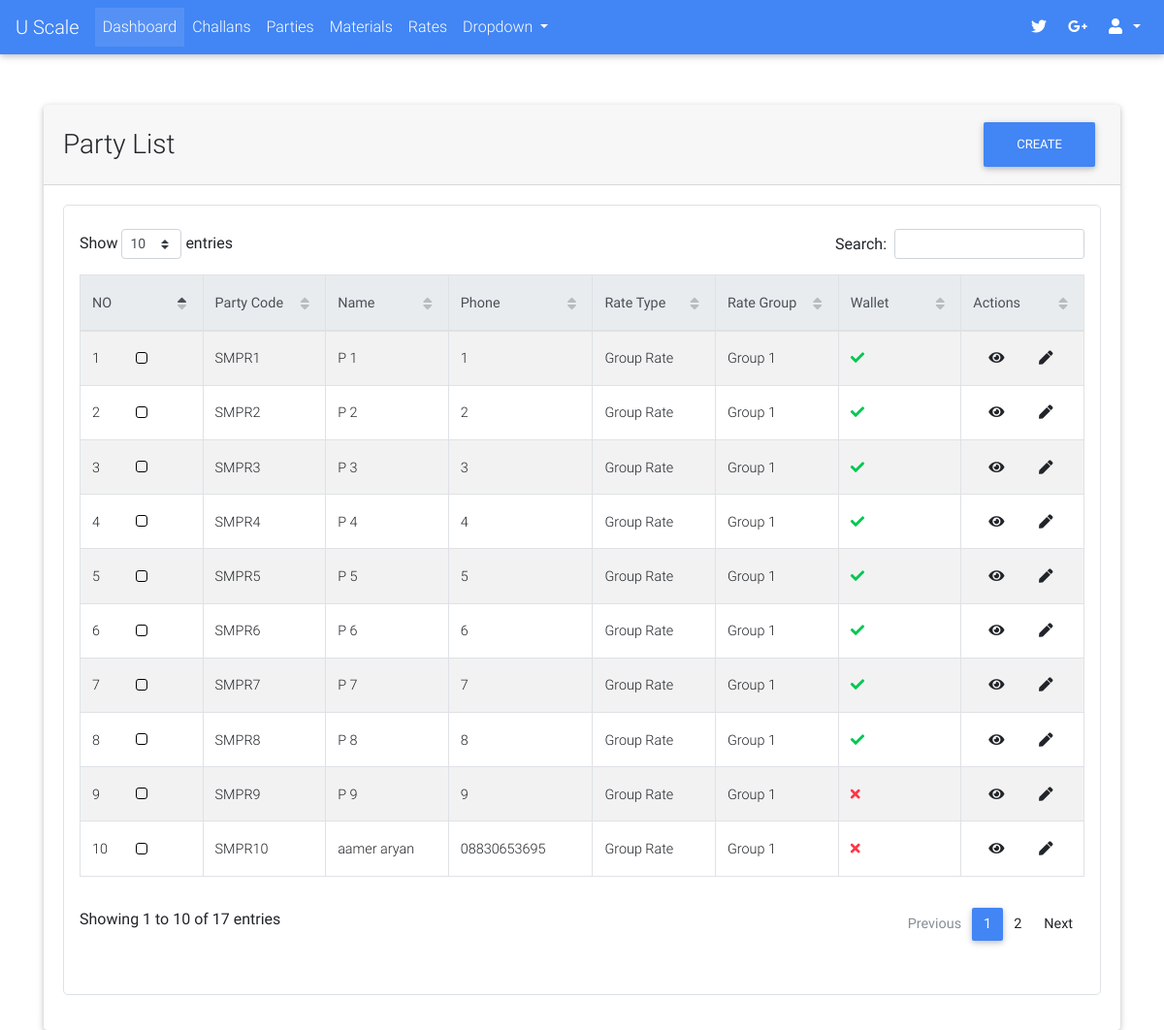
/parties/list/ (signed in), run on the app's committed database.
### parties/models.py (models this page shows, shortened)
class Party(models.Model):
    RATE_TYPE_CHOICES = (("GR", "Group Rate"), ("IR", "Individual Rate"))
    rate_type = models.CharField(max_length=2, choices=RATE_TYPE_CHOICES)
    rate_group = models.ForeignKey("rates.RateGroup", on_delete=models.PROTECT, blank=True, null=True)
    name = models.CharField(max_length=128)
    party_code = models.CharField(max_length=32, blank=True)
    address = models.TextField(blank=True)
    phone = models.CharField(max_length=13)
    whatsapp = models.CharField(max_length=13)
    email = models.EmailField(blank=True, null=True)
    extra_info = models.TextField(blank=True)
    is_wallet_party = models.BooleanField(default=False)
    is_active = models.BooleanField(default=True)
    @property
    def get_absolute_url(self):
        return reverse_lazy("parties:detail", kwargs={"party_code": self.party_code})
    @property
    def get_update_url(self):
        return reverse_lazy("parties:update", kwargs={"party_code": self.party_code})
    class Meta:
        verbose_name = "Party"
        verbose_name_plural = "Parties"

### rates/models.py (models this page shows, shortened)
class RateGroup(models.Model):
    name = models.CharField(max_length=64)
    extra_info = models.TextField(blank=True)
    is_active = models.BooleanField(default=True)
    def __str__(self):
        return self.name

### parties/views.py (the view)
class PartyListView(LoginRequiredMixin, ListView):
    model = Party
    context_object_name = "parties"
    template_name = "parties/list.html"
    def get_queryset(self):
        qs = super().get_queryset()
        return qs.filter(is_active=True)

### portal/templates/parties/list.html (shortened to what this page needs)
{% extends "portal/base.html" %}
{% load crispy_forms_tags %}
{% load static %}
{% block custom_links %}
    <link href="{% static "css/addons/datatables.min.css" %}" rel="stylesheet">
    <link href="{% static "css/addons/datatables-select.min.css" %}" rel="stylesheet">
{% endblock %}
{% block content %}
    <br><br>
    <div class="container">
        <div class="card">
            <div class="card-header">
                <div class="row">
                    <div class="col-lg-9 m-auto">
                        <h3 class="m-auto">Party List</h3>
                    </div>
                    <div class="col-lg-3">
                        <a class="float-right" href="{% url "parties:add" %}"><button class="btn btn-primary">Create</button></a>
                    </div>
                </div>
            </div>
            <div class="card-body">
                 <div class="table p-3 border" style="border-radius: 5px">
                     <table id="dt-basic-checkbox" class="table table-striped table-bordered" cellspacing="0" width="100%">
                         <thead class="thead-light">
                            <th class="th-sm">NO</th>
                            <th class="th-sm">Party Code</th>
                            <th class="th-sm">Name</th>
                            <th class="th-sm">Phone</th>
                            <th class="th-sm">Rate Type</th>
                            <th class="th-sm">Rate Group</th>
                            <th class="th-sm">Wallet</th>
                            <th class="th-sm">Actions</th>
                         </thead>
                         <tbody>
                             {% if parties %}
                                 {% for party in parties %}
                                     <tr>
                                        <td>{{ forloop.counter }}</td>
                                         <td><a href="{{ party.get_absolute_url }}">{{ party.party_code }}</a></td>
                                        <td>{{ party.name }}</td>
                                        <td>{{ party.phone }}</td>
                                        <td>{{ party.get_rate_type_display }}</td>
                                        <td>{{ party.rate_group }}</td>
                                        <td>
                                            {% if party.is_wallet_party %}
                                                <i class="fa fa-check text-success"></i>
                                            {% else %}
                                                <i class="fa fa-times text-danger"></i>
                                            {% endif %}
                                        </td>
                                        <td class="m-auto">
                                            <a class="m-3" href="{{ party.get_absolute_url }}"><i class="fa fa-eye"></i></a>
                                            <a class="m-3" href="{{ party.get_update_url }}"><i class="fa fa-pen"></i></a>
                                        </td>
                                     </tr>
                                 {% endfor %}
                             {% else %}
                                 <span class="text-black-50 font-weight-bold">No Parties Found</span>
                             {% endif %}
                         </tbody>
                    </table>
                 </div>
            </div>
        </div>
    </div>
{% endblock %}

### data on the page
Party: party_code "SMPR1", name "P 1", phone "1", rate_type "Group Rate", rate_group "Group 1", is_wallet_party True (drawn)
Party: party_code "SMPR2", name "P 2", phone "2", rate_type "Group Rate", rate_group "Group 1", is_wallet_party True (drawn)
Party: party_code "SMPR3", name "P 3", phone "3", rate_type "Group Rate", rate_group "Group 1", is_wallet_party True (drawn)
Party: party_code "SMPR4", name "P 4", phone "4", rate_type "Group Rate", rate_group "Group 1", is_wallet_party True (drawn)
Party: party_code "SMPR5", name "P 5", phone "5", rate_type "Group Rate", rate_group "Group 1", is_wallet_party True (drawn)
Party: party_code "SMPR6", name "P 6", phone "6", rate_type "Group Rate", rate_group "Group 1", is_wallet_party True (drawn)
Party: party_code "SMPR7", name "P 7", phone "7", rate_type "Group Rate", rate_group "Group 1", is_wallet_party True (drawn)
Party: party_code "SMPR8", name "P 8", phone "8", rate_type "Group Rate", rate_group "Group 1", is_wallet_party True (drawn)
Party: party_code "SMPR9", name "P 9", phone "9", rate_type "Group Rate", rate_group "Group 1", is_wallet_party False (drawn)
Party: party_code "SMPR10", name "aamer aryan", phone "08830653695", rate_type "Group Rate", rate_group "Group 1", is_wallet_party False (drawn)
